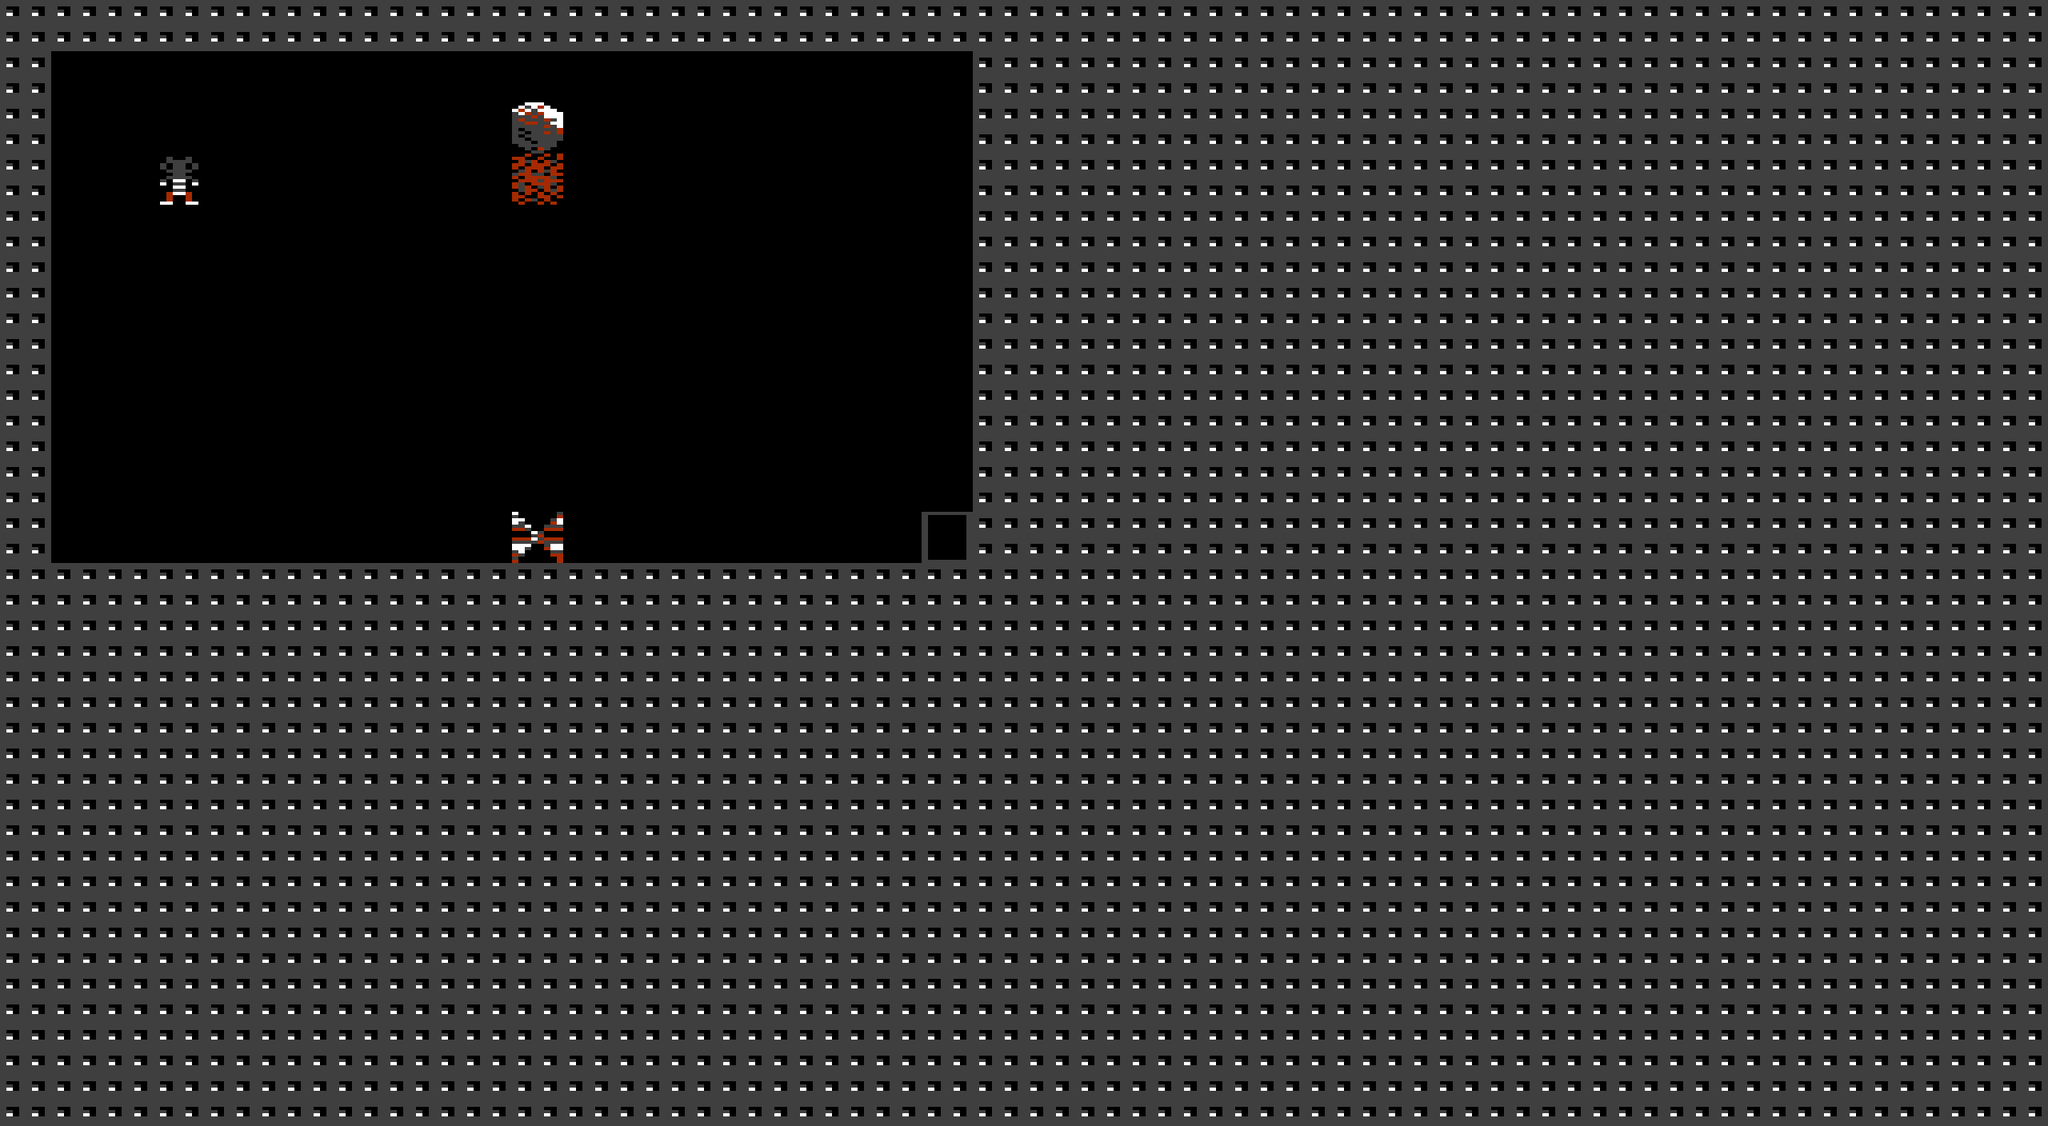

Tiled map render using the project's own tile images. Description and the whole map definition, tile-layer contents included, below:
An orthogonal 40x22 tile map with 64x64 px tiles, 1 tile layer (Tile Layer 1).

<map version="1.2" tiledversion="1.3.1" orientation="orthogonal" renderorder="right-down" compressionlevel="0" width="40" height="22" tilewidth="64" tileheight="64" infinite="0" nextlayerid="2" nextobjectid="1">
 <tileset firstgid="1" source="BoulderDash.tsx" />
 <layer id="1" name="Tile Layer 1" width="40" height="22">
  <data encoding="csv">
2,2,2,2,2,2,2,2,2,2,2,2,2,2,2,2,2,2,2,2,2,2,2,2,2,2,2,2,2,2,2,2,2,2,2,2,2,2,2,2,
2,1,1,1,1,1,1,1,1,1,1,1,1,1,1,1,1,1,1,2,2,2,2,2,2,2,2,2,2,2,2,2,2,2,2,2,2,2,2,2,
2,1,1,1,1,1,1,1,1,1,5,1,1,1,1,1,1,1,1,2,2,2,2,2,2,2,2,2,2,2,2,2,2,2,2,2,2,2,2,2,
2,1,1,12,1,1,1,1,1,1,6,1,1,1,1,1,1,1,1,2,2,2,2,2,2,2,2,2,2,2,2,2,2,2,2,2,2,2,2,2,
2,1,1,1,1,1,1,1,1,1,1,1,1,1,1,1,1,1,1,2,2,2,2,2,2,2,2,2,2,2,2,2,2,2,2,2,2,2,2,2,
2,1,1,1,1,1,1,1,1,1,1,1,1,1,1,1,1,1,1,2,2,2,2,2,2,2,2,2,2,2,2,2,2,2,2,2,2,2,2,2,
2,1,1,1,1,1,1,1,1,1,1,1,1,1,1,1,1,1,1,2,2,2,2,2,2,2,2,2,2,2,2,2,2,2,2,2,2,2,2,2,
2,1,1,1,1,1,1,1,1,1,1,1,1,1,1,1,1,1,1,2,2,2,2,2,2,2,2,2,2,2,2,2,2,2,2,2,2,2,2,2,
2,1,1,1,1,1,1,1,1,1,1,1,1,1,1,1,1,1,1,2,2,2,2,2,2,2,2,2,2,2,2,2,2,2,2,2,2,2,2,2,
2,1,1,1,1,1,1,1,1,1,1,1,1,1,1,1,1,1,1,2,2,2,2,2,2,2,2,2,2,2,2,2,2,2,2,2,2,2,2,2,
2,1,1,1,1,1,1,1,1,1,11,1,1,1,1,1,1,1,3,2,2,2,2,2,2,2,2,2,2,2,2,2,2,2,2,2,2,2,2,2,
2,2,2,2,2,2,2,2,2,2,2,2,2,2,2,2,2,2,2,2,2,2,2,2,2,2,2,2,2,2,2,2,2,2,2,2,2,2,2,2,
2,2,2,2,2,2,2,2,2,2,2,2,2,2,2,2,2,2,2,2,2,2,2,2,2,2,2,2,2,2,2,2,2,2,2,2,2,2,2,2,
2,2,2,2,2,2,2,2,2,2,2,2,2,2,2,2,2,2,2,2,2,2,2,2,2,2,2,2,2,2,2,2,2,2,2,2,2,2,2,2,
2,2,2,2,2,2,2,2,2,2,2,2,2,2,2,2,2,2,2,2,2,2,2,2,2,2,2,2,2,2,2,2,2,2,2,2,2,2,2,2,
2,2,2,2,2,2,2,2,2,2,2,2,2,2,2,2,2,2,2,2,2,2,2,2,2,2,2,2,2,2,2,2,2,2,2,2,2,2,2,2,
2,2,2,2,2,2,2,2,2,2,2,2,2,2,2,2,2,2,2,2,2,2,2,2,2,2,2,2,2,2,2,2,2,2,2,2,2,2,2,2,
2,2,2,2,2,2,2,2,2,2,2,2,2,2,2,2,2,2,2,2,2,2,2,2,2,2,2,2,2,2,2,2,2,2,2,2,2,2,2,2,
2,2,2,2,2,2,2,2,2,2,2,2,2,2,2,2,2,2,2,2,2,2,2,2,2,2,2,2,2,2,2,2,2,2,2,2,2,2,2,2,
2,2,2,2,2,2,2,2,2,2,2,2,2,2,2,2,2,2,2,2,2,2,2,2,2,2,2,2,2,2,2,2,2,2,2,2,2,2,2,2,
2,2,2,2,2,2,2,2,2,2,2,2,2,2,2,2,2,2,2,2,2,2,2,2,2,2,2,2,2,2,2,2,2,2,2,2,2,2,2,2,
2,2,2,2,2,2,2,2,2,2,2,2,2,2,2,2,2,2,2,2,2,2,2,2,2,2,2,2,2,2,2,2,2,2,2,2,2,2,2,2
</data>
 </layer>
</map>
